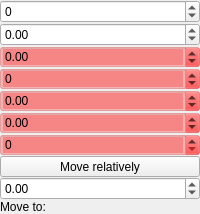
    <widget class="QWidget" name="hidden" native="true">
     <property name="sizePolicy">
      <sizepolicy hsizetype="Minimum" vsizetype="Preferred">
       <horstretch>0</horstretch>
       <verstretch>0</verstretch>
      </sizepolicy>
     </property>
     <property name="visible">
      <bool>true</bool>
     </property>
     <layout class="QVBoxLayout" name="layHide">
      <property name="spacing">
       <number>0</number>
      </property>
      <property name="leftMargin">
       <number>0</number>
      </property>
      <property name="topMargin">
       <number>0</number>
      </property>
      <property name="rightMargin">
       <number>0</number>
      </property>
      <property name="bottomMargin">
       <number>0</number>
      </property>
      <item>
       <widget class="QHistoryDSB" name="rawGoal">
        <property name="sizePolicy">
         <sizepolicy hsizetype="Preferred" vsizetype="Fixed">
          <horstretch>0</horstretch>
          <verstretch>0</verstretch>
         </sizepolicy>
        </property>
        <property name="toolTip">
         <string>Move absolute in &quot;Raw&quot; coordinates</string>
        </property>
        <property name="keyboardTracking">
         <bool>false</bool>
        </property>
        <property name="decimals">
         <number>0</number>
        </property>
        <property name="minimum">
         <double>-2147483647.000000000000000</double>
        </property>
        <property name="maximum">
         <double>2147483647.000000000000000</double>
        </property>
       </widget>
      </item>
      <item>
       <widget class="QHistoryDSB" name="userGoal">
        <property name="sizePolicy">
         <sizepolicy hsizetype="Minimum" vsizetype="Fixed">
          <horstretch>0</horstretch>
          <verstretch>0</verstretch>
         </sizepolicy>
        </property>
        <property name="toolTip">
         <string>Move absolutely</string>
        </property>
        <property name="keyboardTracking">
         <bool>false</bool>
        </property>
        <property name="minimum">
         <double>-2147483647.000000000000000</double>
        </property>
        <property name="maximum">
         <double>2147483647.000000000000000</double>
        </property>
       </widget>
      </item>
      <item>
       <widget class="QMDoubleSpinBox" name="userPosition">
        <property name="sizePolicy">
         <sizepolicy hsizetype="Minimum" vsizetype="Fixed">
          <horstretch>0</horstretch>
          <verstretch>0</verstretch>
         </sizepolicy>
        </property>
        <property name="toolTip">
         <string>Set position in user coordinates (does not move the motor)</string>
        </property>
        <property name="styleSheet">
         <string notr="true">background-color: rgba(255, 0, 0,64);</string>
        </property>
        <property name="keyboardTracking">
         <bool>false</bool>
        </property>
        <property name="minimum">
         <double>-2147483647.000000000000000</double>
        </property>
        <property name="maximum">
         <double>2147483647.000000000000000</double>
        </property>
       </widget>
      </item>
      <item>
       <widget class="QMDoubleSpinBox" name="rawPosition">
        <property name="sizePolicy">
         <sizepolicy hsizetype="Minimum" vsizetype="Fixed">
          <horstretch>0</horstretch>
          <verstretch>0</verstretch>
         </sizepolicy>
        </property>
        <property name="toolTip">
         <string>Set raw position (does not move the motor)</string>
        </property>
        <property name="styleSheet">
         <string notr="true">background-color: rgba(255, 0, 0,64);</string>
        </property>
        <property name="keyboardTracking">
         <bool>false</bool>
        </property>
        <property name="decimals">
         <number>0</number>
        </property>
        <property name="minimum">
         <double>-2147483647.000000000000000</double>
        </property>
        <property name="maximum">
         <double>2147483647.000000000000000</double>
        </property>
       </widget>
      </item>
      <item>
       <widget class="QMDoubleSpinBox" name="limitHi">
        <property name="sizePolicy">
         <sizepolicy hsizetype="Minimum" vsizetype="Fixed">
          <horstretch>0</horstretch>
          <verstretch>0</verstretch>
         </sizepolicy>
        </property>
        <property name="toolTip">
         <string>Hi limit in user coordinates</string>
        </property>
        <property name="styleSheet">
         <string notr="true">background-color: rgba(255, 0, 0,64);</string>
        </property>
        <property name="keyboardTracking">
         <bool>false</bool>
        </property>
        <property name="minimum">
         <double>-2147483647.000000000000000</double>
        </property>
        <property name="maximum">
         <double>2147483647.000000000000000</double>
        </property>
       </widget>
      </item>
      <item>
       <widget class="QMDoubleSpinBox" name="limitLo">
        <property name="sizePolicy">
         <sizepolicy hsizetype="Minimum" vsizetype="Fixed">
          <horstretch>0</horstretch>
          <verstretch>0</verstretch>
         </sizepolicy>
        </property>
        <property name="toolTip">
         <string>Lo limit in user coordinates</string>
        </property>
        <property name="styleSheet">
         <string notr="true">background-color: rgba(255, 0, 0,64);</string>
        </property>
        <property name="keyboardTracking">
         <bool>false</bool>
        </property>
        <property name="minimum">
         <double>-2147483647.000000000000000</double>
        </property>
        <property name="maximum">
         <double>2147483647.000000000000000</double>
        </property>
       </widget>
      </item>
      <item>
       <widget class="QMSpinBox" name="stepsPerRev">
        <property name="toolTip">
         <string>Steps per revolution</string>
        </property>
        <property name="styleSheet">
         <string notr="true">background-color: rgba(255, 0, 0,64);</string>
        </property>
        <property name="maximum">
         <number>2147483647</number>
        </property>
       </widget>
      </item>
      <item>
       <widget class="QToolButton" name="callRelative">
        <property name="sizePolicy">
         <sizepolicy hsizetype="Preferred" vsizetype="Fixed">
          <horstretch>0</horstretch>
          <verstretch>0</verstretch>
         </sizepolicy>
        </property>
        <property name="toolTip">
         <string>Move relatively</string>
        </property>
        <property name="text">
         <string>Move relatively</string>
        </property>
       </widget>
      </item>
      <item>
       <widget class="QHistoryDSB" name="userVarGoal">
        <property name="sizePolicy">
         <sizepolicy hsizetype="Minimum" vsizetype="Fixed">
          <horstretch>0</horstretch>
          <verstretch>0</verstretch>
         </sizepolicy>
        </property>
        <property name="toolTip">
         <string>Move absolutely</string>
        </property>
        <property name="minimum">
         <double>-2147483647.000000000000000</double>
        </property>
        <property name="maximum">
         <double>2147483647.000000000000000</double>
        </property>
       </widget>
      </item>
      <item>
       <widget class="QLabel" name="absLabel">
        <property name="sizePolicy">
         <sizepolicy hsizetype="Fixed" vsizetype="Fixed">
          <horstretch>0</horstretch>
          <verstretch>0</verstretch>
         </sizepolicy>
        </property>
        <property name="text">
         <string>Move to:</string>
        </property>
       </widget>
      </item>
     </layout>
    </widget>
